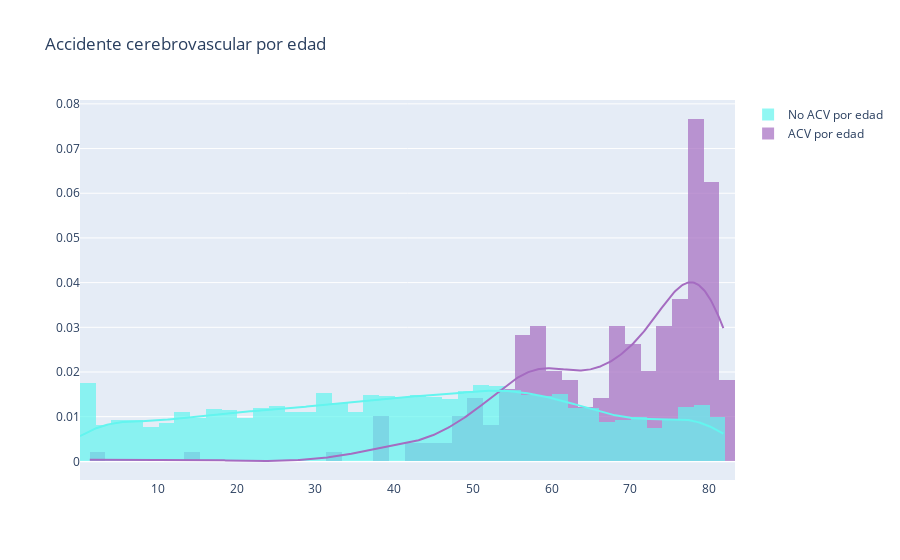

Write notebook code for a chart like this one.
### Markdown cell above
#### 1. Edad

### Code cell
hist_data = [df_stroke['age'], df_stroke_NO['age']]

group_labels = ['ACV por edad', 'No ACV por edad']
colors = ['#A56CC1', '#63F5EF']

fig = ff.create_distplot(hist_data, group_labels, bin_size=2, colors=colors, show_rug=False)
fig.update_layout(title_text='Accidente cerebrovascular por edad')

fig.show()

### Figure 1 — Plotly figure (JSON) as saved in the notebook; plotly's stock layout.template omitted (floating-point values rounded to 4 significant figures; data arrays with more than 128 entries replaced by an {"elided": "..."} marker saying what was removed)
{"data": [{"histnorm": "probability density", "legendgroup": "ACV por edad", "marker": {"color": "#A56CC1"}, "name": "ACV por edad", "opacity": 0.7, "type": "histogram", "x": {"elided": "248 float values"}, "xaxis": "x", "xbins": {"end": 82, "size": 2, "start": 1.32}, "yaxis": "y"}, {"histnorm": "probability density", "legendgroup": "No ACV por edad", "marker": {"color": "#63F5EF"}, "name": "No ACV por edad", "opacity": 0.7, "type": "histogram", "x": {"elided": "4733 float values"}, "xaxis": "x", "xbins": {"end": 82, "size": 2, "start": 0.08}, "yaxis": "y"}, {"legendgroup": "ACV por edad", "marker": {"color": "#A56CC1"}, "mode": "lines", "name": "ACV por edad", "showlegend": false, "type": "scatter", "x": {"elided": "500 float values"}, "xaxis": "x", "y": {"elided": "500 float values"}, "yaxis": "y"}, {"legendgroup": "No ACV por edad", "marker": {"color": "#63F5EF"}, "mode": "lines", "name": "No ACV por edad", "showlegend": false, "type": "scatter", "x": {"elided": "500 float values"}, "xaxis": "x", "y": {"elided": "500 float values"}, "yaxis": "y"}], "layout": {"autosize": true, "barmode": "overlay", "hovermode": "closest", "legend": {"traceorder": "reversed"}, "title": {"text": "Accidente cerebrovascular por edad"}, "xaxis": {"anchor": "y2", "autorange": true, "domain": [0, 1], "range": [0.08, 83.32], "type": "linear", "zeroline": false}, "yaxis": {"anchor": "free", "autorange": true, "domain": [0, 1], "position": 0, "range": [-0.004172, 0.08086], "type": "linear"}}}
